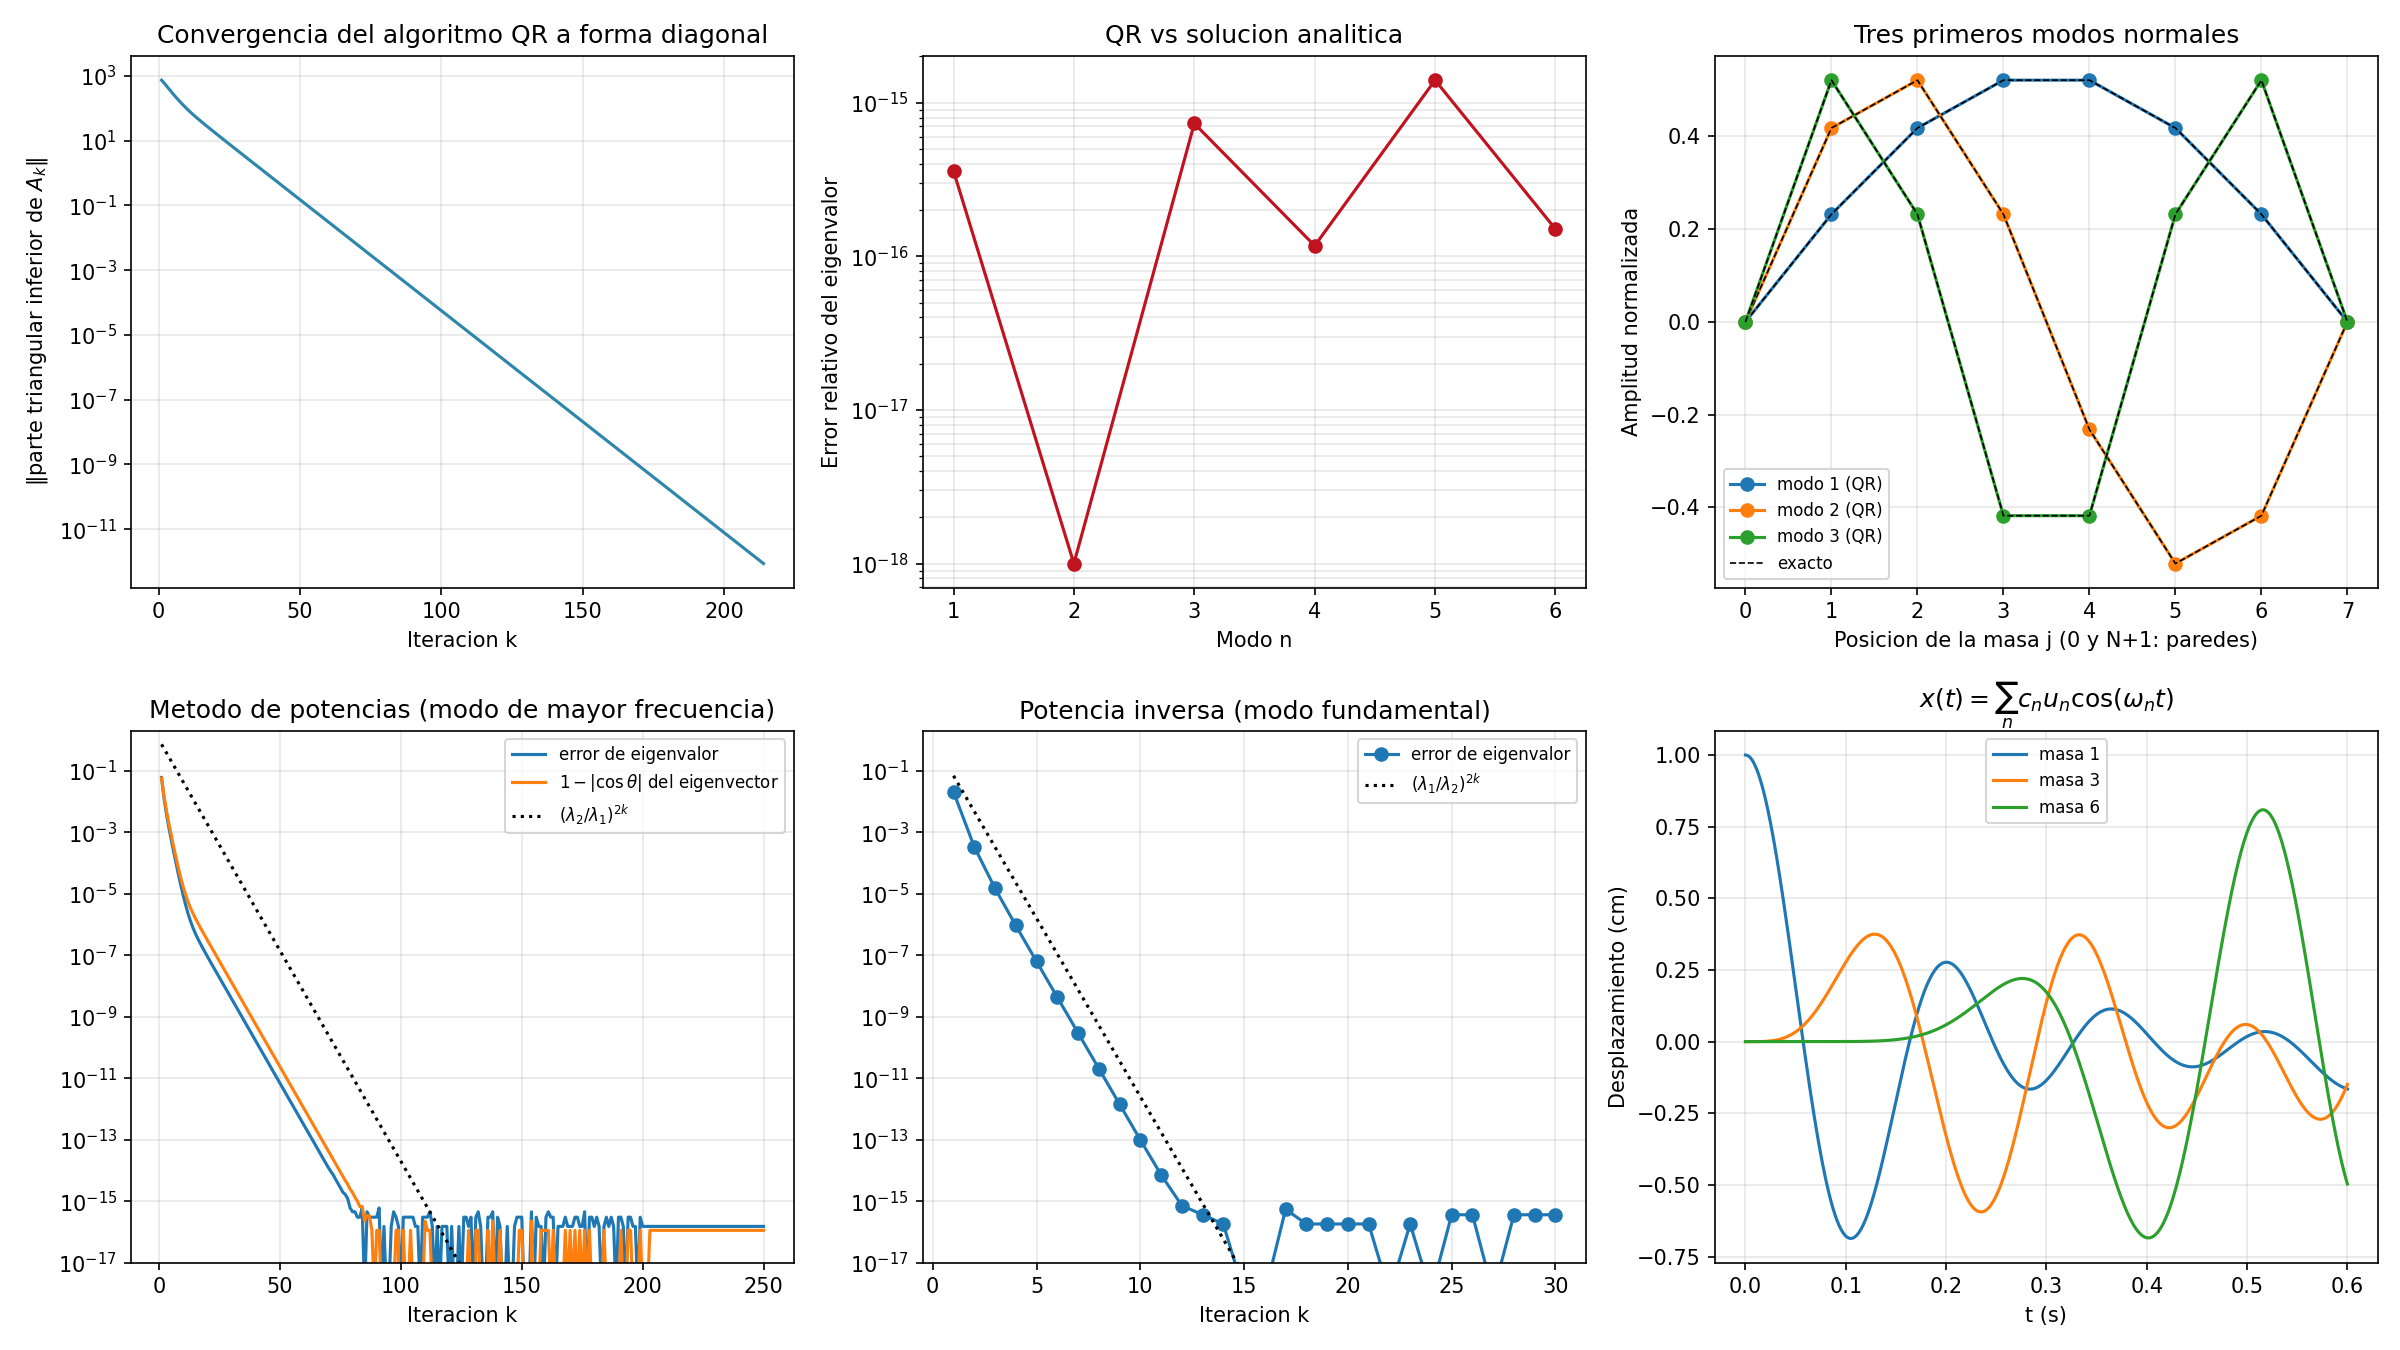

The script that saved this image:
r"""
=============================================================================
 TEMA: Eigenvalores y eigenvectores (metodo de potencias, potencia inversa
       y algoritmo QR)
 CURSO: Fisica Computacional II
=============================================================================

EJEMPLO FISICO: modos normales de N masas acopladas por resortes
-----------------------------------------------------------------
N masas iguales m unidas por N+1 resortes iguales de constante k, con los
dos extremos fijos a paredes. Con x_j el desplazamiento de la masa j, la
segunda ley de Newton da

    m x_j'' = -k (x_j - x_{j-1}) - k (x_j - x_{j+1})        (x_0 = x_{N+1} = 0)

que en forma matricial es   x'' = -A x ,   con   A = (k/m) tridiag(-1, 2, -1).

POR QUE APARECE UN PROBLEMA DE EIGENVALORES (justificacion)
-----------------------------------------------------------------
Se buscan soluciones donde TODAS las masas oscilan con la misma frecuencia:
x(t) = u cos(w t). Al sustituir, x'' = -w^2 u cos(w t), y la ecuacion de
movimiento se reduce a

        A u = w^2 u .

Es decir: w^2 es un eigenvalor de A y u su eigenvector (el "modo normal").
Como A es simetrica y definida positiva, sus eigenvalores son reales y
positivos (frecuencias reales) y sus eigenvectores son ortogonales. Esa
ortogonalidad es la que permite escribir cualquier movimiento como
superposicion de modos: x(t) = sum_n c_n u_n cos(w_n t), con c = V^T x(0).

SOLUCION ANALITICA (para medir el error real del metodo)
-----------------------------------------------------------------
Para esta matriz tridiagonal particular existe solucion cerrada:

    u_j^(n) = sin( j n pi / (N+1) ),
    w_n = 2 sqrt(k/m) sin( n pi / (2 (N+1)) ),     n = 1,...,N

(se verifica sustituyendo u^(n) en (A u)_j y usando la identidad
 sin(a-b) + sin(a+b) = 2 sin(a) cos(b)).

METODOS IMPLEMENTADOS
-----------------------------------------------------------------
(1) Potencias: x_{k+1} = A x_k / ||A x_k||  converge al eigenvector del
    eigenvalor de MAYOR modulo, con razon |l_2/l_1| por iteracion.
(2) Potencia inversa: aplicar potencias a A^{-1} (resolviendo A y = x en
    vez de invertir) converge al eigenvalor de MENOR modulo, con razon
    |l_1/l_2|. Aqui eso es el MODO FUNDAMENTAL (el mas importante fisicamente).
(3) Algoritmo QR: A_{k+1} = R_k Q_k, con A_k = Q_k R_k. Como
    A_{k+1} = Q_k^T A_k Q_k es una transformacion de semejanza, conserva los
    eigenvalores; las matrices A_k tienden a una matriz diagonal D, y el
    producto acumulado V = Q_1 Q_2 ... Q_k tiene como columnas los
    eigenvectores (porque A_k = V^T A V -> D implica A V = V D).
"""

import numpy as np
import matplotlib.pyplot as plt

np.set_printoptions(precision=6, suppress=True, linewidth=120)

# -----------------------------------------------------------------------
# 1) Sistema fisico
# -----------------------------------------------------------------------
N = 6                  # numero de masas
m = 0.5                # kg
k = 200.0              # N/m
w0sq = k / m           # k/m

A = w0sq * (2 * np.eye(N) - np.eye(N, k=1) - np.eye(N, k=-1))

n_idx = np.arange(1, N + 1)
w_analitica = 2 * np.sqrt(w0sq) * np.sin(n_idx * np.pi / (2 * (N + 1)))
lam_analitica = w_analitica ** 2          # eigenvalores exactos, ascendentes

print("Matriz A = (k/m) tridiag(-1,2,-1):")
print(A)
print("\nEigenvalores exactos (rad/s)^2:", lam_analitica)


# -----------------------------------------------------------------------
# 2) Metodo de potencias
# -----------------------------------------------------------------------
def metodo_potencias(A, x0, n_iter=400):
    """Devuelve (lambda_final, x_final, historial de cocientes de Rayleigh,
    historial de iterados). Cociente de Rayleigh: lam = x^T A x / x^T x;
    para A simetrica converge al doble de rapido que el eigenvector."""
    x = x0 / np.linalg.norm(x0)
    lam_hist, x_hist = [], []
    for _ in range(n_iter):
        y = A @ x
        x = y / np.linalg.norm(y)
        lam_hist.append(x @ A @ x)
        x_hist.append(x.copy())
    return lam_hist[-1], x, np.array(lam_hist), np.array(x_hist)


# -----------------------------------------------------------------------
# 3) Potencia inversa (usa LU con pivoteo, de los scripts anteriores)
# -----------------------------------------------------------------------
def lu_pivoteo(A):
    n = A.shape[0]
    U, L, P = A.astype(float).copy(), np.eye(n), np.eye(n)
    for kk in range(n - 1):
        fm = kk + np.argmax(np.abs(U[kk:, kk]))
        if fm != kk:
            U[[kk, fm]] = U[[fm, kk]]
            P[[kk, fm]] = P[[fm, kk]]
            L[[kk, fm], :kk] = L[[fm, kk], :kk]
        for i in range(kk + 1, n):
            mm = U[i, kk] / U[kk, kk]
            L[i, kk] = mm
            U[i, kk:] -= mm * U[kk, kk:]
    return P, L, U


def resolver_lu(P, L, U, b):
    n = len(b)
    y = np.zeros(n)
    for i in range(n):
        y[i] = (P @ b)[i] - L[i, :i] @ y[:i]
    x = np.zeros(n)
    for i in range(n - 1, -1, -1):
        x[i] = (y[i] - U[i, i + 1:] @ x[i + 1:]) / U[i, i]
    return x


def potencia_inversa(A, x0, n_iter=40):
    """Potencias sobre A^{-1}. Se factoriza A UNA vez (LU) y en cada
    iteracion solo se hacen dos sustituciones (ver script 4)."""
    P, L, U = lu_pivoteo(A)
    x = x0 / np.linalg.norm(x0)
    lam_hist, x_hist = [], []
    for _ in range(n_iter):
        y = resolver_lu(P, L, U, x)       # y = A^{-1} x  sin calcular A^{-1}
        x = y / np.linalg.norm(y)
        lam_hist.append(x @ A @ x)
        x_hist.append(x.copy())
    return lam_hist[-1], x, np.array(lam_hist), np.array(x_hist)


# -----------------------------------------------------------------------
# 4) Algoritmo QR (Gram-Schmidt modificado para la factorizacion)
# -----------------------------------------------------------------------
def qr_gram_schmidt(A):
    """A = Q R con Q ortogonal y R triangular superior (Gram-Schmidt
    modificado: restar proyecciones sobre la marcha es mas estable que la
    version clasica)."""
    n = A.shape[0]
    Q = np.zeros((n, n))
    R = np.zeros((n, n))
    V = A.astype(float).copy()
    for j in range(n):
        R[j, j] = np.linalg.norm(V[:, j])
        Q[:, j] = V[:, j] / R[j, j]
        for l in range(j + 1, n):
            R[j, l] = Q[:, j] @ V[:, l]
            V[:, l] -= R[j, l] * Q[:, j]
    return Q, R


def algoritmo_qr(A, tol=1e-12, max_iter=5000):
    """Devuelve eigenvalores (diagonal final), eigenvectores (columnas de V)
    y el historial de la norma de la parte triangular inferior de A_k."""
    n = A.shape[0]
    Ak = A.astype(float).copy()
    V = np.eye(n)
    hist = []
    for it in range(max_iter):
        Q, R = qr_gram_schmidt(Ak)
        Ak = R @ Q
        V = V @ Q
        off = np.linalg.norm(np.tril(Ak, -1))
        hist.append(off)
        if off < tol:
            break
    return np.diag(Ak).copy(), V, np.array(hist), Ak


# =========================================================================
# 5) Ejecucion y verificacion
# =========================================================================
lam_qr, V_qr, hist_qr, A_final = algoritmo_qr(A)
orden = np.argsort(lam_qr)
lam_qr, V_qr = lam_qr[orden], V_qr[:, orden]

print(f"\nAlgoritmo QR: convergio en {len(hist_qr)} iteraciones")
print("Eigenvalores QR       :", lam_qr)
print("Error relativo vs exactos:", np.abs(lam_qr - lam_analitica) / lam_analitica)

res_AV = np.linalg.norm(A @ V_qr - V_qr * lam_qr)
ort = np.linalg.norm(V_qr.T @ V_qr - np.eye(N))
print(f"\n||A V - V D||_2   = {res_AV:.3e}   (cada columna es eigenvector)")
print(f"||V^T V - I||_2   = {ort:.3e}   (modos ortonormales)")

# frecuencias en Hz y rad/s
w_qr = np.sqrt(lam_qr)
print("\nFrecuencias de los modos normales:")
for i in range(N):
    print(f"  modo {i+1}: w = {w_qr[i]:8.4f} rad/s (exacta {w_analitica[i]:8.4f})"
          f"  f = {w_qr[i]/(2*np.pi):7.3f} Hz")

# --- eigenvectores numericos vs analiticos (normalizados y con signo fijo) ---
j_idx = np.arange(1, N + 1)
modos_exactos = np.array([np.sin(j_idx * n_ * np.pi / (N + 1)) for n_ in n_idx]).T
modos_exactos /= np.linalg.norm(modos_exactos, axis=0)
err_modos = []
for i in range(N):
    v = V_qr[:, i]
    v = v * np.sign(v @ modos_exactos[:, i])        # el signo es arbitrario
    err_modos.append(np.linalg.norm(v - modos_exactos[:, i]))
    V_qr[:, i] = v
print("\nError ||u_num - u_exacto||_2 por modo:", np.array(err_modos))

# --- metodo de potencias (modo de mayor frecuencia) ---
rng = np.random.default_rng(1)
x0 = rng.random(N) + 0.1
lam_p, x_p, lam_hist_p, x_hist_p = metodo_potencias(A, x0, n_iter=250)
lam1, lam2 = lam_analitica[-1], lam_analitica[-2]
print(f"\nPotencias: lambda_max = {lam_p:.8f}  (exacto {lam1:.8f}), "
      f"razon teorica |l2/l1| = {lam2/lam1:.4f}")

# --- potencia inversa (modo fundamental) ---
lam_i, x_i, lam_hist_i, x_hist_i = potencia_inversa(A, x0, n_iter=30)
print(f"Potencia inversa: lambda_min = {lam_i:.8f}  (exacto {lam_analitica[0]:.8f}), "
      f"razon teorica |l1/l2| = {lam_analitica[0]/lam_analitica[1]:.4f}")

# =========================================================================
# 6) Evolucion temporal por superposicion de modos
# =========================================================================
x_ini = np.zeros(N)
x_ini[0] = 0.01                       # se desplaza 1 cm la primera masa
c = V_qr.T @ x_ini                    # coeficientes modales (V es ortogonal)
t = np.linspace(0, 0.6, 600)
X_t = (V_qr * c) @ np.cos(np.outer(w_qr, t))      # N x len(t)

# verificacion: la superposicion debe reproducir la condicion inicial
print(f"\n||x(0) superposicion - x_ini|| = {np.linalg.norm(X_t[:,0]-x_ini):.3e}")

# =========================================================================
# 7) Graficas
# =========================================================================
fig, axes = plt.subplots(2, 3, figsize=(16, 9))

# (a) convergencia del algoritmo QR
axes[0, 0].semilogy(range(1, len(hist_qr) + 1), hist_qr, color="#2E86AB")
axes[0, 0].set_xlabel("Iteracion k")
axes[0, 0].set_ylabel(r"$\|$parte triangular inferior de $A_k\|$")
axes[0, 0].set_title("Convergencia del algoritmo QR a forma diagonal")
axes[0, 0].grid(alpha=0.3, which="both")

# (b) error relativo de los eigenvalores
axes[0, 1].semilogy(n_idx, np.abs(lam_qr - lam_analitica) / lam_analitica + 1e-18,
                    "o-", color="#C1121F")
axes[0, 1].set_xlabel("Modo n")
axes[0, 1].set_ylabel("Error relativo del eigenvalor")
axes[0, 1].set_title("QR vs solucion analitica")
axes[0, 1].grid(alpha=0.3, which="both")

# (c) formas modales
x_pos = np.arange(0, N + 2)
for i in range(3):
    perfil = np.concatenate(([0], V_qr[:, i], [0]))
    axes[0, 2].plot(x_pos, perfil, "o-", label=f"modo {i+1} (QR)")
    exacto = np.concatenate(([0], modos_exactos[:, i], [0]))
    axes[0, 2].plot(x_pos, exacto, "k--", lw=0.8)
axes[0, 2].plot([], [], "k--", lw=0.8, label="exacto")
axes[0, 2].set_xlabel("Posicion de la masa j (0 y N+1: paredes)")
axes[0, 2].set_ylabel("Amplitud normalizada")
axes[0, 2].set_title("Tres primeros modos normales")
axes[0, 2].legend(fontsize=8)
axes[0, 2].grid(alpha=0.3)

# (d) potencias: error del eigenvalor y del eigenvector
iters_p = np.arange(1, len(lam_hist_p) + 1)
err_lam_p = np.abs(lam_hist_p - lam1) / lam1
ang_p = np.array([1 - abs(xx @ modos_exactos[:, -1]) for xx in x_hist_p])
axes[1, 0].semilogy(iters_p, err_lam_p + 1e-18, label="error de eigenvalor")
axes[1, 0].semilogy(iters_p, ang_p + 1e-18, label=r"$1-|\cos\theta|$ del eigenvector")
r = lam2 / lam1
axes[1, 0].semilogy(iters_p, r ** (2 * iters_p), "k:", label=r"$(\lambda_2/\lambda_1)^{2k}$")
axes[1, 0].set_ylim(1e-17, 2)
axes[1, 0].set_xlabel("Iteracion k")
axes[1, 0].set_title("Metodo de potencias (modo de mayor frecuencia)")
axes[1, 0].legend(fontsize=8)
axes[1, 0].grid(alpha=0.3, which="both")

# (e) potencia inversa
iters_i = np.arange(1, len(lam_hist_i) + 1)
err_lam_i = np.abs(lam_hist_i - lam_analitica[0]) / lam_analitica[0]
ri = lam_analitica[0] / lam_analitica[1]
axes[1, 1].semilogy(iters_i, err_lam_i + 1e-18, "o-", label="error de eigenvalor")
axes[1, 1].semilogy(iters_i, ri ** (2 * iters_i), "k:", label=r"$(\lambda_1/\lambda_2)^{2k}$")
axes[1, 1].set_ylim(1e-17, 2)
axes[1, 1].set_xlabel("Iteracion k")
axes[1, 1].set_title("Potencia inversa (modo fundamental)")
axes[1, 1].legend(fontsize=8)
axes[1, 1].grid(alpha=0.3, which="both")

# (f) movimiento de las masas por superposicion de modos
for j in [0, 2, 5]:
    axes[1, 2].plot(t, X_t[j] * 100, label=f"masa {j+1}")
axes[1, 2].set_xlabel("t (s)")
axes[1, 2].set_ylabel("Desplazamiento (cm)")
axes[1, 2].set_title(r"$x(t)=\sum_n c_n u_n \cos(\omega_n t)$")
axes[1, 2].legend(fontsize=8)
axes[1, 2].grid(alpha=0.3)

plt.tight_layout()
plt.savefig("7_eigenvalores_eigenvectores.png", dpi=150)
print("\nGrafica guardada en 7_eigenvalores_eigenvectores.png")
